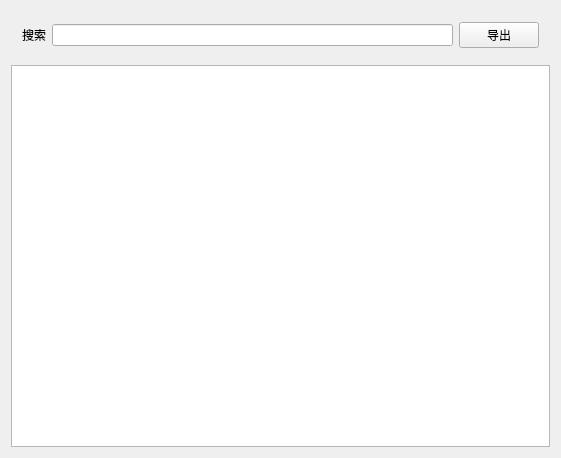
<?xml version="1.0" encoding="UTF-8"?>
<ui version="4.0">
 <class>mystudent</class>
 <widget class="QWidget" name="mystudent">
  <property name="geometry">
   <rect>
    <x>0</x>
    <y>0</y>
    <width>561</width>
    <height>458</height>
   </rect>
  </property>
  <property name="windowTitle">
   <string>mystudent</string>
  </property>
  <layout class="QGridLayout" name="gridLayout">
   <item row="0" column="0">
    <widget class="QWidget" name="widget" native="true">
     <layout class="QHBoxLayout" name="horizontalLayout">
      <item>
       <widget class="QLabel" name="label">
        <property name="text">
         <string>搜索</string>
        </property>
       </widget>
      </item>
      <item>
       <widget class="QLineEdit" name="lineEdit"/>
      </item>
      <item>
       <widget class="QPushButton" name="outputbtn">
        <property name="text">
         <string>导出</string>
        </property>
       </widget>
      </item>
     </layout>
    </widget>
   </item>
   <item row="1" column="0">
    <widget class="QTableView" name="tableView"/>
   </item>
  </layout>
 </widget>
 <layoutdefault spacing="6" margin="11"/>
 <resources/>
 <connections/>
</ui>
